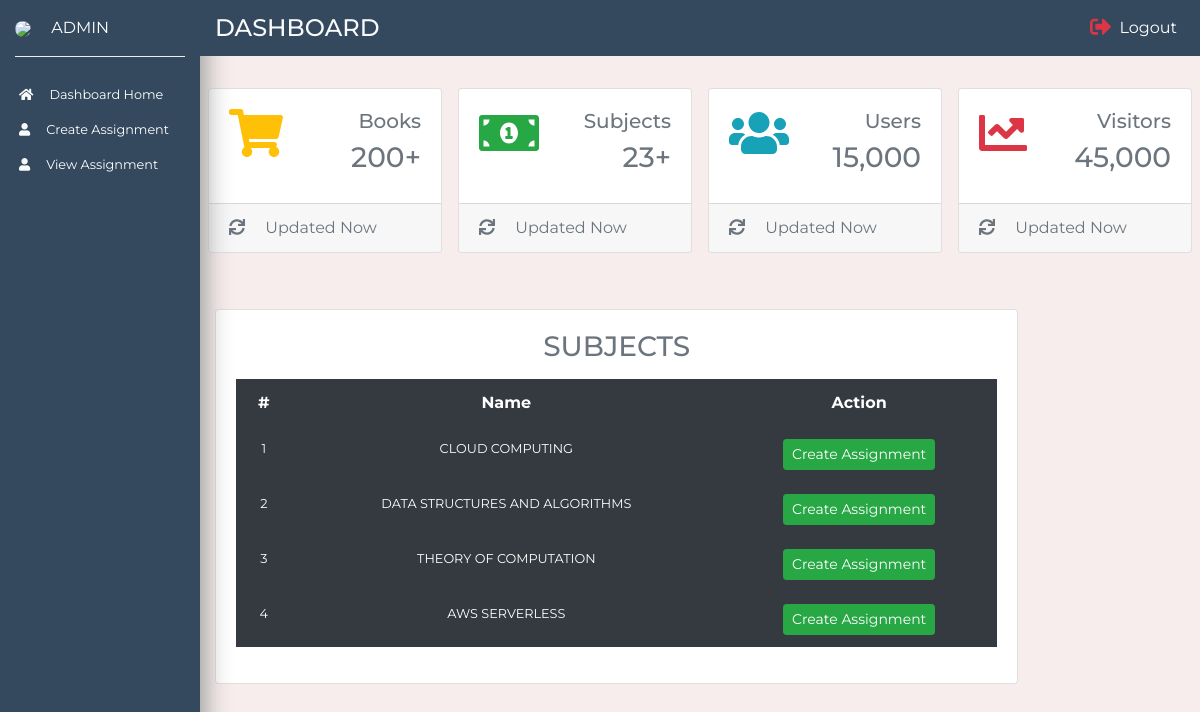
The app's page /createAssignment (signed in) with its own data.
### main_app/models.py (models this page shows, shortened)
class subject(models.Model):
    id = models.AutoField(primary_key=True)
    name = models.CharField(max_length=100)

### main_app/views.py (the view)
# urls.py: path('createAssignment',views.createAssignmentView),
def createAssignmentView(request):
    data = subject.objects.all()
    return render(request,'assignments.html',{'createAssignment':True,'data':data})

### templates/assignments.html (shortened to what this page needs)
<!doctype html> {% load static %}
<html lang="en">
<head>
    <link rel="stylesheet" href="https://stackpath.bootstrapcdn.com/bootstrap/4.1.1/css/bootstrap.min.css">
    <link rel="stylesheet" href="{% static 'css/style_dash.css' %}">
</head>
<body>
    <nav class="navbar navbar-expand-md navbar-light">
        <div class="collapse navbar-collapse" id="myNavbar">
            <div class="container-fluid">
                <div class="row">
                    <div class="col-xl-2 col-lg-3 col-md-4 sidebar fixed-top">
                        <div class="bottom-border pb-3 py-3">
                            <img src="images/admin.jpeg" width="50" class="rounded-circle mr-3">
                            <a href="#" class="text-white text-uppercase">{{user.username}}</a>
                        </div>
                        <ul class="navbar-nav flex-column mt-4">
                            <li class="nav-item"><a href="/dashboard" class="nav-link text-white p-1 mb-2 small"><i class="fas fa-home text-light  mr-3"></i>Dashboard Home</a></li>
                            <li class="nav-item"><a href="/createAssignment" class="nav-link text-white p-1 mb-2 sidebar-link small"><i class="fas fa-user text-light  mr-3"></i>Create Assignment</a></li>
                            <li class="nav-item"><a href="/viewAssignment" class="nav-link text-white p-1 mb-2 sidebar-link small"><i class="fas fa-user text-light  mr-3"></i>View Assignment</a></li>
                        </ul>
                    </div>
                    <div class="col-xl-10 col-lg-9 col-md-8 ml-auto fixed-top py-2 top-navbar">
                        <div class="row align-items-center">
                            <div class="col-md-4">
                                <h4 class="text-light text-uppercase mb-0">Dashboard</h4>
                            </div>
                            <div class="col-md-5">
                            </div>
                            <div class="col-md-3">
                                <ul class="navbar-nav">
                                    <li class="nav-item ml-md-auto"><a href="#" class="nav-link text-white" data-toggle="modal" data-target="#sign-out"><i class="fas fa-sign-out-alt text-danger fa-lg mr-2"></i>Logout</a></li>
                                </ul>
                            </div>
                        </div>
                    </div>
                </div>
            </div>
        </div>
    </nav>
    <section>
        <div class="container-fluid">
            <div class="row">
                <div class="col-xl-10 col-lg-9 col-md-8 ml-auto">
                    <div class="row pt-md-5 mt-md-3 mb-5">
                        <div class="col-xl-3 col-sm-6 p-2">
                            <div class="card card-common-1 card-common">
                                <div class="card-body">
                                    <div class="d-flex justify-content-between">
                                        <i class="fas fa-shopping-cart fa-3x text-warning"></i>
                                        <div class="text-right text-secondary">
                                            <h5>Books</h5>
                                            <h3>200+</h3>
                                        </div>
                                    </div>
                                </div>
                                <div class="card-footer text-secondary">
                                    <i class="fas fa-sync mr-3"></i>
                                    <span>Updated Now</span>
                                </div>
                            </div>
                        </div>
                        <div class="col-xl-3 col-sm-6 p-2">
                            <div class="card card-common-1 card-common">
                                <div class="card-body">
                                    <div class="d-flex justify-content-between">
                                        <i class="fas fa-money-bill-alt fa-3x text-success"></i>
                                        <div class="text-right text-secondary">
                                            <h5>Subjects</h5>
                                            <h3>23+</h3>
                                        </div>
                                    </div>
                                </div>
                                <div class="card-footer text-secondary">
                                    <i class="fas fa-sync mr-3"></i>
                                    <span>Updated Now</span>
                                </div>
                            </div>
                        </div>
                        <div class="col-xl-3 col-sm-6 p-2">
                            <div class="card card-common-1 card-common">
                                <div class="card-body">
                                    <div class="d-flex justify-content-between">
                                        <i class="fas fa-users fa-3x text-info"></i>
                                        <div class="text-right text-secondary">
                                            <h5>Users</h5>
                                            <h3>15,000</h3>
                                        </div>
                                    </div>
                                </div>
                                <div class="card-footer text-secondary">
                                    <i class="fas fa-sync mr-3"></i>
                                    <span>Updated Now</span>
                                </div>
                            </div>
                        </div>
                        <div class="col-xl-3 col-sm-6 p-2">
                            <div class="card card-common-1 card-common">
                                <div class="card-body">
                                    <div class="d-flex justify-content-between">
                                        <i class="fas fa-chart-line fa-3x text-danger"></i>
                                        <div class="text-right text-secondary">
                                            <h5>Visitors</h5>
                                            <h3>45,000</h3>
                                        </div>
                                    </div>
                                </div>
                                <div class="card-footer text-secondary">
                                    <i class="fas fa-sync mr-3"></i>
                                    <span>Updated Now</span>
                                </div>
                            </div>
                        </div>
                    </div>
                </div>
            </div>
        </div>
    </section>
     {% if createAssignment %}
    <section>
        <div class="container-fluid">
            <div class="row mb-5">
                <div class="col-xl-10 col-lg-9 col-md-8 ml-auto">
                    <div class="row">
                        <div class="col-xl-10 col-12 mb-4 mb-xl-0">
                            <div class="card card-common">
                                <div class="card-body  card-table">
                                    <h3 class="text-muted text-center text-uppercase mb-3">Subjects</h3>
                                    <table class="table bg-dark table-borderless table-responsive-sm bg-light text-center ">
                                        <thead>
                                            <tr class="text-muted text-white">
                                                <th class="text-white">#</th>
                                                <th class="text-center text-white">Name</th>
                                                <th class="text-white">
                                                    Action
                                                </th>
                                            </tr>
                                        </thead>
                                        <tbody>
                                            {% for i in data %}
                                            <tr>
                                                <th class="text-white small">{{forloop.counter}}</th>
                                                <td class="text-white text-uppercase small">{{i.name}}</td>
                                                <td>
                                                    <div class="align-items-center">
                                                        <a href="subject/{{i.id}}/createAssignment" type="button" data-toggle="modal" data-target="#formModal" class="btn btn-success btn-sm text-center">Create Assignment</a>
                                                    </div>
                                                </td>
                                            </tr>
                                            {% endfor %}
                                        </tbody>
                                    </table>
                                </div>
                            </div>
                        </div>
                    </div>
                </div>
            </div>
        </div>
    </section>
    {% endif %}
</body>
</html>

### static/css/style_dash.css (style rules this page uses)
body { font-family: 'Montserrat', sans-serif; background-color: rgb(248, 237, 237); }
.sidebar { height: 100vh; background: #34495e; background-position: center; background-repeat: no-repeat; background-size: cover; box-shadow: 5px 7px 25px #999; }
.top-navbar { background: #34495e; }
.bottom-border { border-bottom: 1px groove #eee; }
.sidebar-link { transition: all .4s; }

### records on screen
subject: name "CLOUD COMPUTING"
subject: name "DATA STRUCTURES AND ALGORITHMS"
subject: name "THEORY OF COMPUTATION"
subject: name "AWS SERVERLESS"

### other values on screen
{{ user.username }} "ADMIN"
